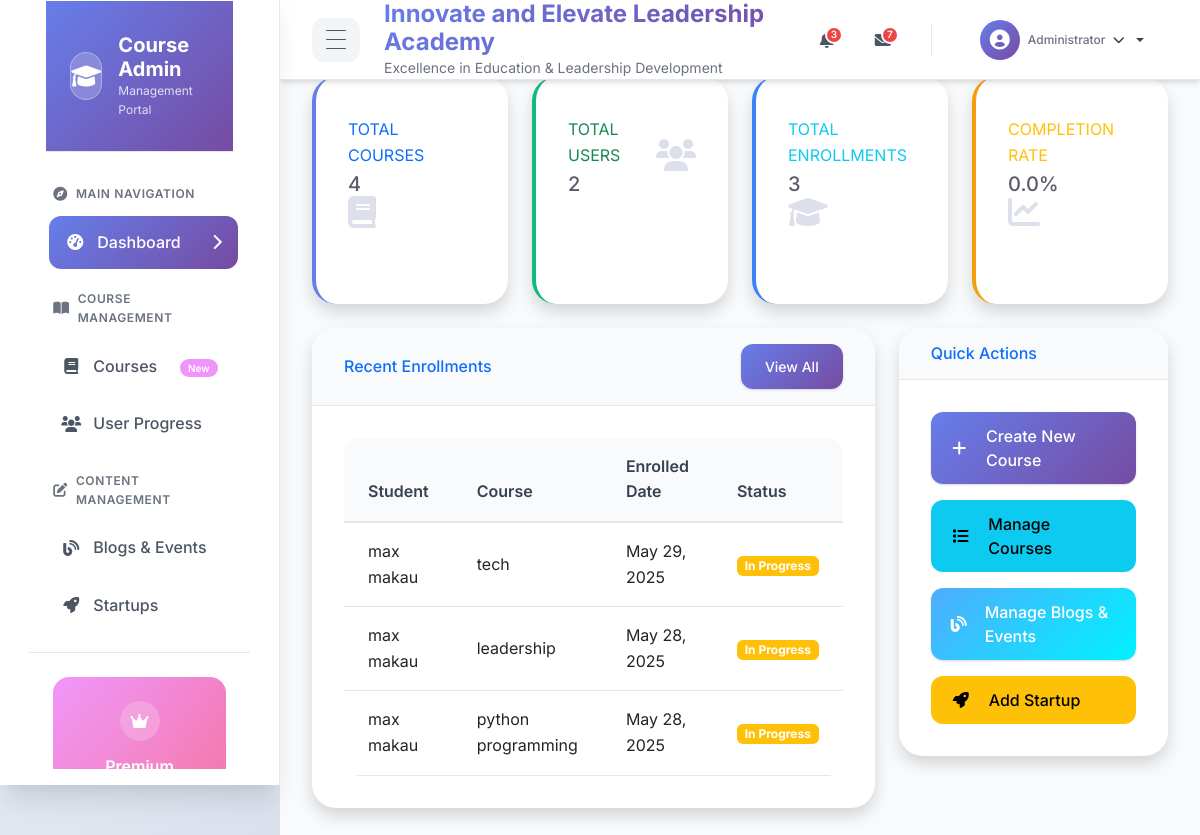
Page /users/custom_admin/ (signed in) on the earlier database version.
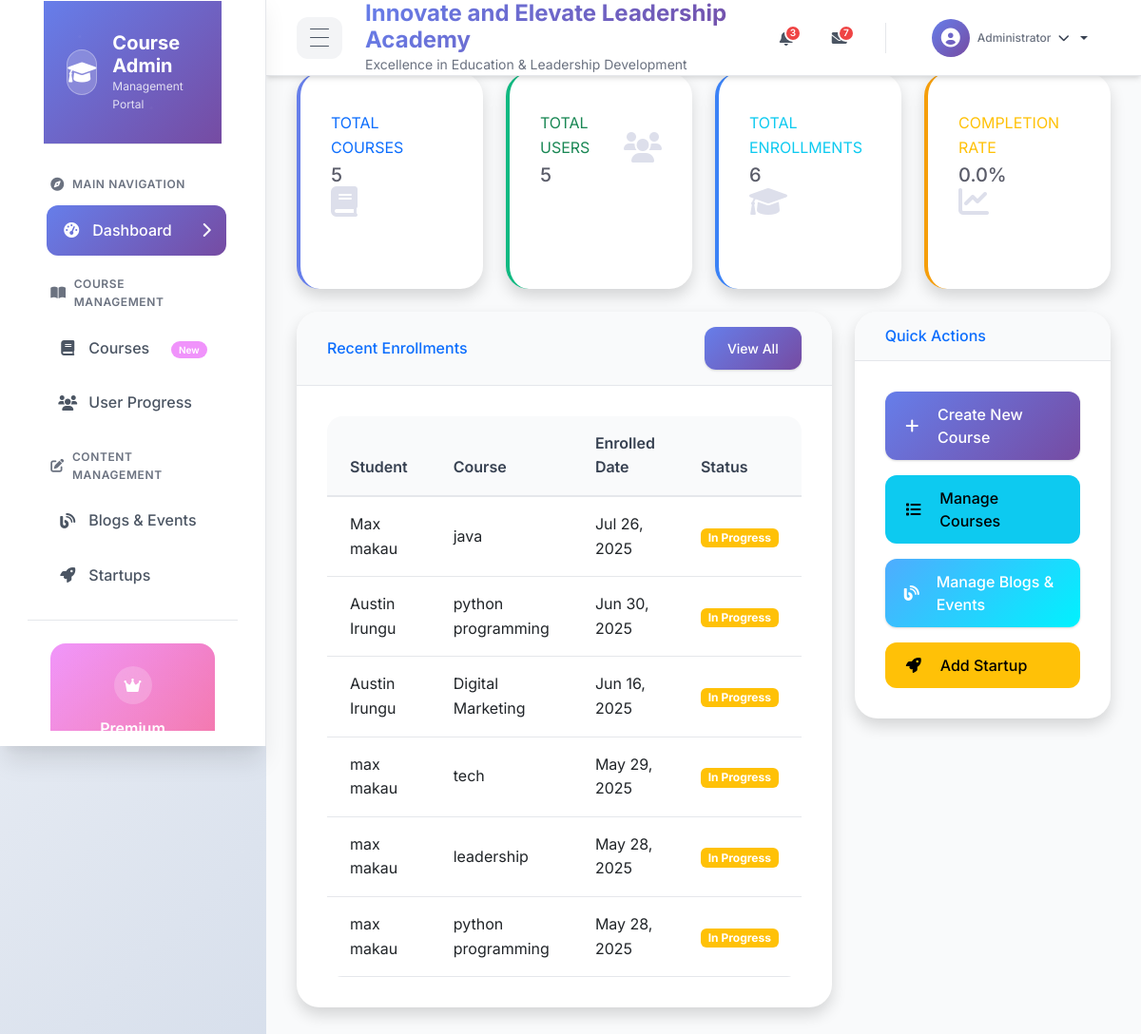
Same page on the later database version.
### courses/models.py (models this page shows, shortened)
class Enrollment(models.Model):
    student = models.ForeignKey(User, on_delete=models.CASCADE, related_name='enrollments') # Renamed user to student
    course = models.ForeignKey(Course, on_delete=models.CASCADE, related_name='enrollments')
    enrollment_date = models.DateTimeField(auto_now_add=True) # Renamed enrolled_date
    is_completed = models.BooleanField(default=False) # Renamed completed
    completion_date = models.DateTimeField(null=True, blank=True) # Added completion date
    last_accessed = models.DateTimeField(auto_now=True)
    class Meta:
        unique_together = ('student', 'course')

class Course(models.Model):
    STATUS_CHOICES = [
        ('draft', 'Draft'),
        ('published', 'Published'),
        ('archived', 'Archived'),
    ]
    title = models.CharField(max_length=200)
    slug = models.SlugField(unique=True, help_text="A unique identifier for the course, used in URLs.")
    description = models.TextField()
    category = models.ForeignKey(Category, on_delete=models.SET_NULL, null=True, blank=True, related_name='courses')
    instructor = models.ForeignKey(User, on_delete=models.SET_NULL, null=True, blank=True, related_name='courses_taught') # Assuming User can be an instructor
    price = models.DecimalField(max_digits=6, decimal_places=2, default=0.00) # 0 for free courses
    duration = models.PositiveIntegerField(help_text="Duration in weeks", default=0) # Changed to PositiveIntegerField
    created_date = models.DateTimeField(auto_now_add=True)
    updated_date = models.DateTimeField(auto_now=True)
    thumbnail = models.ImageField(upload_to='course_thumbnails/', blank=True, null=True) # Added null=True
    level = models.CharField(max_length=20, choices=[
        ('BEGINNER', 'Beginner'),
        ('INTERMEDIATE', 'Intermediate'),
        ('ADVANCED', 'Advanced')
    ], default='BEGINNER') # Added default
    status = models.CharField(max_length=10, choices=STATUS_CHOICES, default='published') # Replaced is_published
    class Meta:
        ordering = ['title']

### users/models.py (models this page shows, shortened)
class User(AbstractUser):
    first_name = models.CharField(max_length=100)
    last_name = models.CharField(max_length=100)
    email = models.EmailField(unique=True)
    phone_number = models.CharField(max_length=15, blank=True)
    profile_picture = models.ImageField(upload_to='profile_pics/', blank=True)
    created_date = models.DateTimeField(auto_now_add=True)
    updated_date = models.DateTimeField(auto_now=True)
    password = models.CharField(max_length=128)  # Django's default password field length
    groups = models.ManyToManyField(
        'auth.Group',
        related_name='custom_user_set',
        blank=True,
        help_text='The groups this user belongs to.',
        verbose_name='groups',
    )
    user_permissions = models.ManyToManyField(
        'auth.Permission',
        related_name='custom_user_set',
        blank=True,
        help_text='Specific permissions for this user.',
        verbose_name='user permissions',
    )
    class Meta:
        ordering = ['first_name', 'last_name']
    def get_full_name(self):
        return f"{self.first_name} {self.last_name}"

### custom_admin/views.py (the view)
# urls.py: path('', views.admin_dashboard_view, name='dashboard'),
@login_required
def admin_dashboard_view(request):
    total_courses = Course.objects.count()
    total_users = User.objects.count() # Make sure User is imported
    total_enrollments = Enrollment.objects.count()
    completed_enrollments = Enrollment.objects.filter(is_completed=True).count()
    progress_percentage = (completed_enrollments / total_enrollments * 100) if total_enrollments > 0 else 0
    recent_enrollments = Enrollment.objects.select_related('student', 'course').order_by('-enrollment_date')[:10]
    context = {
        'total_courses': total_courses,
        'total_users': total_users,
        'total_enrollments': total_enrollments,
        'progress_percentage': round(progress_percentage, 2), # Round for display
        'recent_enrollments': recent_enrollments,
    }
    return render(request, 'custom_admin/dashboard.html', context)

### custom_admin/templates/custom_admin/dashboard.html (shortened to what the changed rows need)
{% extends "admin/base_admin.html" %}
{% block content %}
<div class="dashboard">
    <div class="row mb-4">
        <div class="col-xl-3 col-md-6">
            <div class="card border-left-primary shadow h-100 py-2">
                <div class="card-body">
                    <div class="row no-gutters align-items-center">
                        <div class="col mr-2">
                            <div class="text-xs font-weight-bold text-primary text-uppercase mb-1">
                                Total Courses</div>
                            <div class="h5 mb-0 font-weight-bold text-gray-800">{{ total_courses }}</div>
                        </div>
                    </div>
                </div>
            </div>
        </div>
        <div class="col-xl-3 col-md-6">
            <div class="card border-left-success shadow h-100 py-2">
                <div class="card-body">
                    <div class="row no-gutters align-items-center">
                        <div class="col mr-2">
                            <div class="text-xs font-weight-bold text-success text-uppercase mb-1">
                                Total Users</div>
                            <div class="h5 mb-0 font-weight-bold text-gray-800">{{ total_users }}</div>
                        </div>
                    </div>
                </div>
            </div>
        </div>
        <div class="col-xl-3 col-md-6">
            <div class="card border-left-info shadow h-100 py-2">
                <div class="card-body">
                    <div class="row no-gutters align-items-center">
                        <div class="col mr-2">
                            <div class="text-xs font-weight-bold text-info text-uppercase mb-1">
                                Total Enrollments</div>
                            <div class="h5 mb-0 font-weight-bold text-gray-800">{{ total_enrollments }}</div>
                        </div>
                    </div>
                </div>
            </div>
        </div>
    </div>
    <div class="row">
        <div class="col-xl-8 col-lg-7">
            <div class="card shadow mb-4">
                <div class="card-body">
                    <div class="table-responsive">
                        <table class="table table-hover">
                            <thead>
                                <tr>
                                    <th>Student</th>
                                    <th>Course</th>
                                    <th>Enrolled Date</th>
                                    <th>Status</th>
                                </tr>
                            </thead>
                            <tbody>
                                {% for enrollment in recent_enrollments %}
                                <tr>
                                    <td>{{ enrollment.student.get_full_name|default:enrollment.student.username }}</td>
                                    <td>{{ enrollment.course.title }}</td>
                                    <td>{{ enrollment.enrollment_date|date:"M d, Y" }}</td>
                                    <td>
                                        {% if enrollment.is_completed %}
                                            <span class="badge bg-success">Completed</span>
                                        {% else %}
                                            <span class="badge bg-warning">In Progress</span>
                                        {% endif %}
                                    </td>
                                </tr>
                                {% empty %}
                                <tr>
                                    <td colspan="4" class="text-center">No recent enrollments</td>
                                </tr>
                                {% endfor %}
                            </tbody>
                        </table>
                    </div>
                </div>
            </div>
        </div>
    </div>
</div>
{% endblock %}

Differences in the rows shown:
added Enrollment: student.get_full_name "Max makau", course "java", enrollment_date "Jul 26, 2025", is_completed "In Progress"
added Enrollment: student.get_full_name "Austin Irungu", course "python programming", enrollment_date "Jun 30, 2025", is_completed "In Progress"
added Enrollment: student.get_full_name "Austin Irungu", course "Digital Marketing", enrollment_date "Jun 16, 2025", is_completed "In Progress"
Other differences:
{{ total_courses }}: "4" → "5"
{{ total_users }}: "2" → "5"
{{ total_enrollments }}: "3" → "6"
